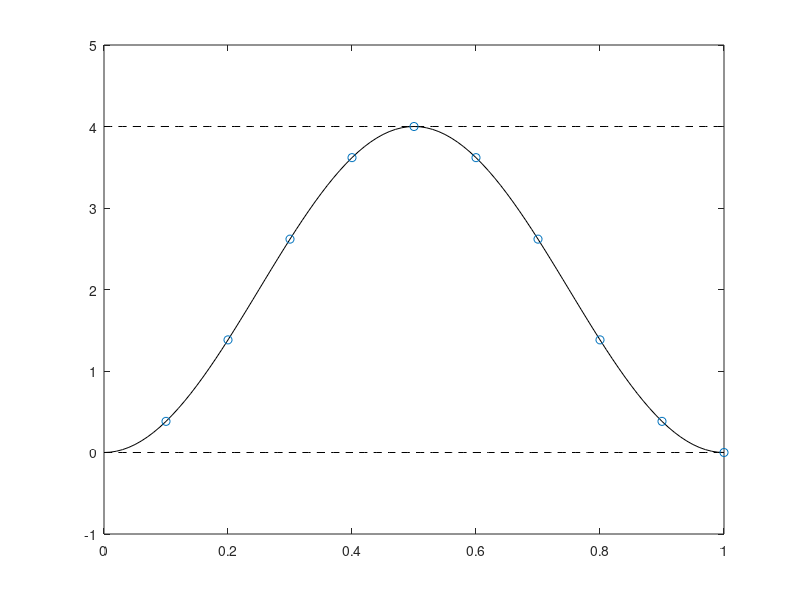

The MATLAB source for this figure:
  x0 = 0.0:0.01:1.0;
y1 = 4.0.*sin(pi*x0).*sin(pi*x0);
y2(1:101) = 4.0;
y3(1:101) = 0.0;
h = 1/10;
x1 = h:h:1;
y4 = 4.0.*sin(pi*x1).*sin(pi*x1);
plot(x0,y1,'k-',x0,y2,'k--',x0,y3,'k--',x1,y4,'o')
axis([0,1,-1,5])
print('eigenvalues.eps','-deps')